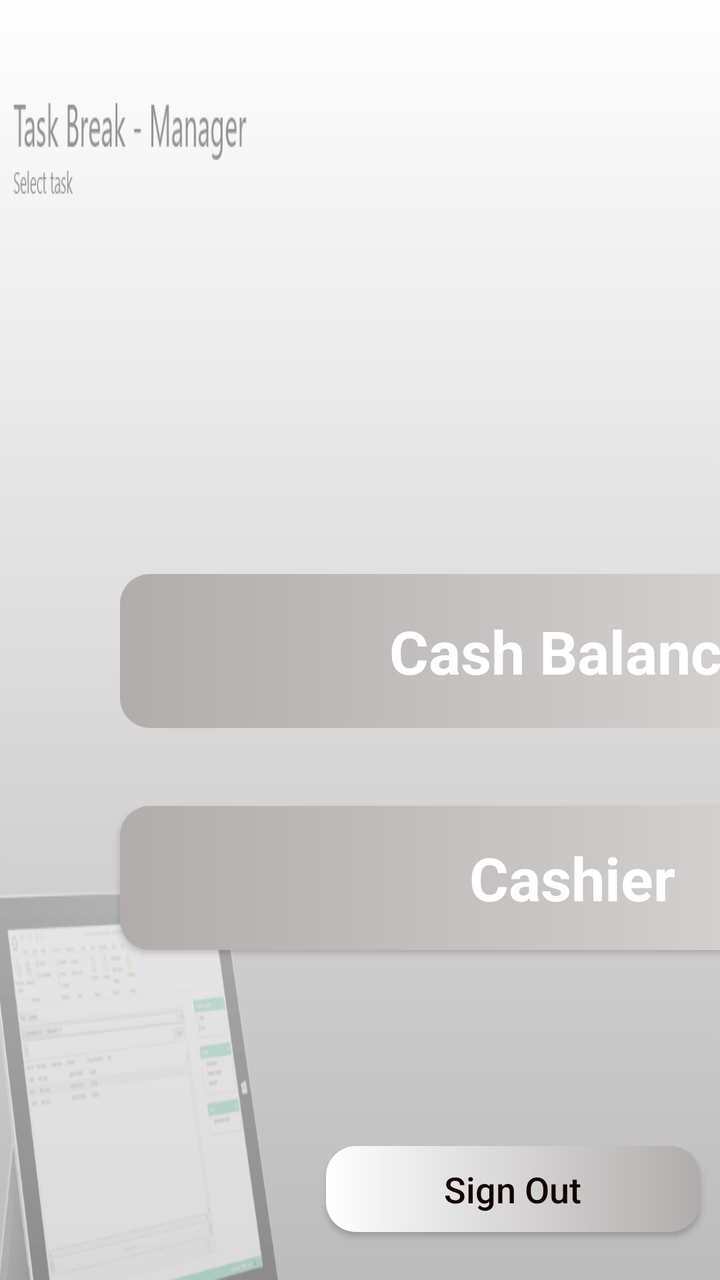
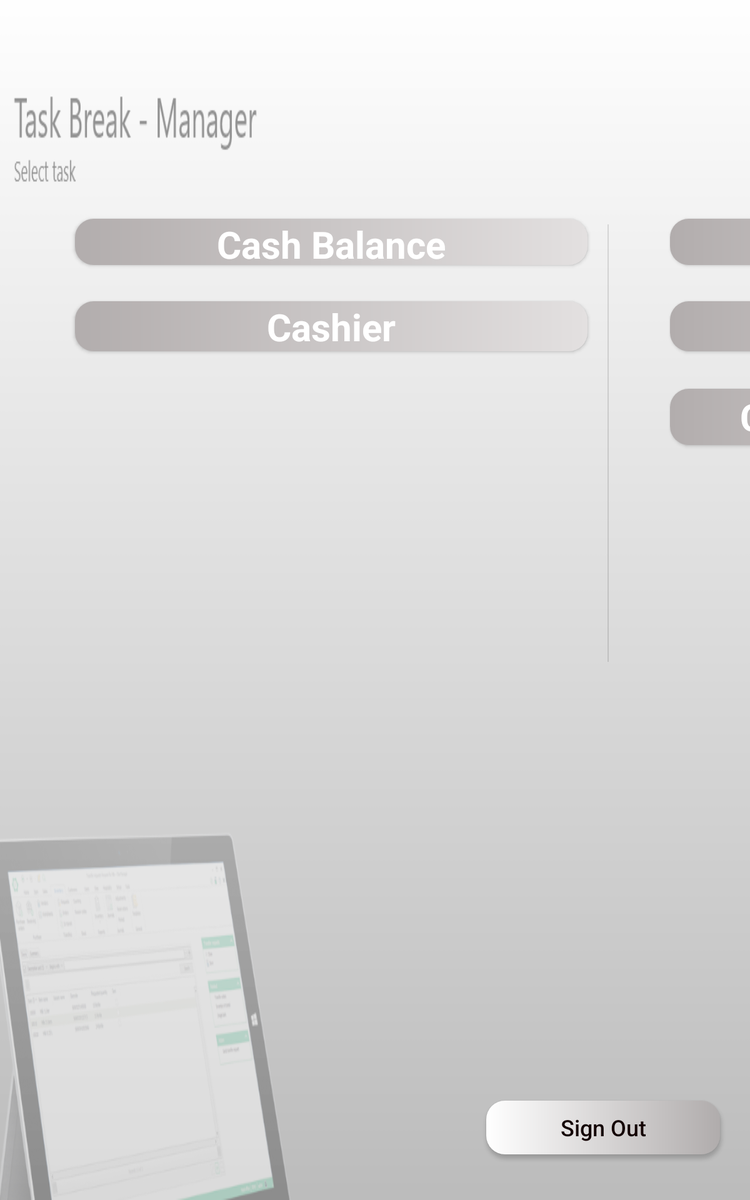

Compare how this app lays out the same screen by default and in its alternative resource folder. The renders come first, then the two layout files and the values they reference.
<!-- AndroidManifest.xml: application theme Theme.POS_UI -->
<!-- res/layout/activity_ohomepage.xml -->
<?xml version="1.0" encoding="utf-8"?>
<androidx.constraintlayout.widget.ConstraintLayout xmlns:android="http://schemas.android.com/apk/res/android"
    xmlns:app="http://schemas.android.com/apk/res-auto"
    xmlns:tools="http://schemas.android.com/tools"
    android:layout_width="match_parent"
    android:layout_height="match_parent"
    android:background="@drawable/backg"
    tools:context=".OHomepage">

    <Button
        android:id="@+id/balance"
        android:layout_width="0dp"
        android:layout_height="0dp"
        android:background="@drawable/custom_button"
        android:fontFamily="sans-serif"

        android:text="Cash Balance"
        android:textAllCaps="false"
        android:textColor="#FFFFFF"
        android:textSize="30sp"
        android:textStyle="bold"
        app:layout_constraintBottom_toTopOf="@+id/guideline5"
        app:layout_constraintEnd_toEndOf="@id/guideline3"
        app:layout_constraintHorizontal_bias="0.0"
        app:layout_constraintStart_toStartOf="@id/guideline2"
        app:layout_constraintTop_toBottomOf="@+id/guideline4" />

    <Button
        android:id="@+id/cashier"
        android:layout_width="0dp"
        android:layout_height="0dp"
        android:background="@drawable/custom_button"
        android:fontFamily="sans-serif"
        android:text="Cashier"
        android:textAllCaps="false"
        android:textColor="#FFFFFF"
        android:textSize="30sp"
        android:textStyle="bold"
        app:layout_constraintBottom_toTopOf="@+id/guideline9"
        app:layout_constraintEnd_toEndOf="@id/guideline3"
        app:layout_constraintHorizontal_bias="0.0"
        app:layout_constraintStart_toStartOf="@id/guideline2"
        app:layout_constraintTop_toBottomOf="@+id/guideline8" />

    <Button
        android:id="@+id/newaccount"
        android:layout_width="0dp"
        android:layout_height="0dp"
        android:background="@drawable/custom_button"
        android:fontFamily="sans-serif"
        android:text="Create New Account"
        android:textAllCaps="false"
        android:textColor="#FFFFFF"
        android:textSize="30sp"
        android:textStyle="bold"
        app:layout_constraintBottom_toTopOf="@+id/guideline11"
        app:layout_constraintEnd_toStartOf="@+id/guideline7"
        app:layout_constraintHorizontal_bias="0.0"
        app:layout_constraintStart_toEndOf="@+id/guideline6"
        app:layout_constraintTop_toBottomOf="@+id/guideline10" />

    <Button
        android:id="@+id/reports"
        android:layout_width="0dp"
        android:layout_height="0dp"
        android:background="@drawable/custom_button"
        android:fontFamily="sans-serif"
        android:text="View Reports"
        android:textAllCaps="false"
        android:textColor="#FFFFFF"
        android:textSize="30sp"
        android:textStyle="bold"
        app:layout_constraintBottom_toTopOf="@+id/guideline9"
        app:layout_constraintEnd_toStartOf="@+id/guideline7"
        app:layout_constraintStart_toEndOf="@+id/guideline6"
        app:layout_constraintTop_toBottomOf="@+id/guideline8"
        app:layout_constraintVertical_bias="0.428" />

    <Button
        android:id="@+id/stocks"
        android:layout_width="0dp"
        android:layout_height="0dp"
        android:background="@drawable/custom_button"
        android:fontFamily="sans-serif"
        android:text="Manage Stocks"
        android:textAllCaps="false"
        android:textColor="#FFFFFF"
        android:textSize="30sp"
        android:textStyle="bold"
        app:layout_constraintBottom_toTopOf="@+id/guideline5"
        app:layout_constraintEnd_toEndOf="@id/guideline7"
        app:layout_constraintHorizontal_bias="0.0"
        app:layout_constraintStart_toStartOf="@id/guideline6"
        app:layout_constraintTop_toBottomOf="@+id/guideline4" />

    <Button
        android:id="@+id/button7"
        android:layout_width="187dp"
        android:layout_height="43dp"
        android:background="@drawable/custom_button1"
        android:radius="15dp"
        android:text="Sign Out"
        android:textAllCaps="false"
        android:textColor="#130101"
        android:textSize="18sp"
        app:layout_constraintBottom_toBottomOf="parent"
        app:layout_constraintEnd_toEndOf="parent"
        app:layout_constraintHorizontal_bias="0.942"
        app:layout_constraintStart_toStartOf="parent"
        app:layout_constraintTop_toTopOf="parent"
        app:layout_constraintVertical_bias="0.96" />


    <View
        android:id="@+id/divider"
        android:layout_width="1dp"
        android:layout_height="530dp"
        android:layout_marginStart="20dp"
        android:background="?android:attr/listDivider"
        app:layout_constraintBottom_toBottomOf="parent"
        app:layout_constraintStart_toEndOf="@+id/guideline3"
        app:layout_constraintTop_toTopOf="@+id/guideline4"
        app:layout_constraintVertical_bias="0.52" />

    <androidx.constraintlayout.widget.Guideline
        android:id="@+id/guideline2"
        android:layout_width="wrap_content"
        android:layout_height="wrap_content"
        android:orientation="vertical"
        app:layout_constraintGuide_begin="60dp" />

    <androidx.constraintlayout.widget.Guideline
        android:id="@+id/guideline3"
        android:layout_width="wrap_content"
        android:layout_height="wrap_content"
        android:orientation="vertical"
        app:layout_constraintGuide_begin="512dp" />

    <androidx.constraintlayout.widget.Guideline
        android:id="@+id/guideline6"
        android:layout_width="wrap_content"
        android:layout_height="wrap_content"
        android:orientation="vertical"
        app:layout_constraintGuide_begin="704dp" />

    <androidx.constraintlayout.widget.Guideline
        android:id="@+id/guideline7"
        android:layout_width="wrap_content"
        android:layout_height="wrap_content"
        android:orientation="vertical"
        app:layout_constraintGuide_begin="1157dp" />

    <androidx.constraintlayout.widget.Guideline
        android:id="@+id/guideline4"
        android:layout_width="wrap_content"
        android:layout_height="wrap_content"
        android:orientation="horizontal"
        app:layout_constraintGuide_begin="287dp" />

    <androidx.constraintlayout.widget.Guideline
        android:id="@+id/guideline5"
        android:layout_width="wrap_content"
        android:layout_height="wrap_content"
        android:orientation="horizontal"
        app:layout_constraintGuide_begin="364dp" />

    <androidx.constraintlayout.widget.Guideline
        android:id="@+id/guideline8"
        android:layout_width="wrap_content"
        android:layout_height="wrap_content"
        android:orientation="horizontal"
        app:layout_constraintGuide_begin="403dp" />

    <androidx.constraintlayout.widget.Guideline
        android:id="@+id/guideline9"
        android:layout_width="wrap_content"
        android:layout_height="wrap_content"
        android:orientation="horizontal"
        app:layout_constraintGuide_begin="475dp" />

    <androidx.constraintlayout.widget.Guideline
        android:id="@+id/guideline10"
        android:layout_width="wrap_content"
        android:layout_height="wrap_content"
        android:orientation="horizontal"
        app:layout_constraintGuide_begin="499dp" />

    <androidx.constraintlayout.widget.Guideline
        android:id="@+id/guideline11"
        android:layout_width="wrap_content"
        android:layout_height="wrap_content"
        android:orientation="horizontal"
        app:layout_constraintGuide_begin="572dp" />


</androidx.constraintlayout.widget.ConstraintLayout>
<!-- resources referenced by this layout -->
<resources>
  <!-- drawable backg: png bitmap (drawable, 54412 bytes) -->
  <!-- drawable custom_button (drawable) -->
  <?xml version="1.0" encoding="utf-8"?>
  <shape xmlns:android="http://schemas.android.com/apk/res/android">
  
      <gradient android:startColor="#B2ADAD" android:endColor="#E3E0E0" android:type="linear"/>
      <corners android:radius="15dp"/>
  </shape>
  <!-- drawable custom_button1 (drawable) -->
  <?xml version="1.0" encoding="utf-8"?>
  <shape xmlns:android="http://schemas.android.com/apk/res/android">
  
      <gradient android:startColor="#FFFFFF" android:endColor="#B0ACAC" android:type="linear"/>
      <corners android:radius="15dp"/>
  
  </shape>
  <style name="Theme.POS_UI" parent="Theme.AppCompat.DayNight.NoActionBar">
          
          <item name="colorPrimary">@color/purple_500</item>
          <item name="colorPrimaryVariant">@color/purple_700</item>
          <item name="colorOnPrimary">@color/white</item>
          
          <item name="colorSecondary">@color/teal_200</item>
          <item name="colorSecondaryVariant">@color/teal_700</item>
          <item name="colorOnSecondary">@color/black</item>
          
          <item name="android:statusBarColor" tools:targetApi="l">?attr/colorPrimaryVariant</item>
          
      </style>
  <color name="purple_500">#FF6200EE</color>
  <color name="purple_700">#FF3700B3</color>
  <color name="white">#FFFFFFFF</color>
  <color name="teal_200">#FF03DAC5</color>
  <color name="teal_700">#FF018786</color>
  <color name="black">#FF000000</color>
</resources>
<!-- res/layout-sw600dp/activity_ohomepage.xml (the repository's variant of the layout above) -->
<!-- drawn on a 7-inch tablet held upright -->
<?xml version="1.0" encoding="utf-8"?>
<androidx.constraintlayout.widget.ConstraintLayout xmlns:android="http://schemas.android.com/apk/res/android"
    xmlns:app="http://schemas.android.com/apk/res-auto"
    xmlns:tools="http://schemas.android.com/tools"
    android:layout_width="match_parent"
    android:layout_height="match_parent"
    android:background="@drawable/backg"
    tools:context=".OHomepage">

    <Button
        android:id="@+id/balance"
        android:layout_width="0dp"
        android:layout_height="0dp"
        android:background="@drawable/custom_button"
        android:fontFamily="sans-serif"

        android:text="Cash Balance"
        android:textAllCaps="false"
        android:textColor="#FFFFFF"
        android:textSize="30sp"
        android:textStyle="bold"
        app:layout_constraintBottom_toTopOf="@+id/guideline5"
        app:layout_constraintEnd_toEndOf="@id/guideline3"
        app:layout_constraintHorizontal_bias="0.0"
        app:layout_constraintStart_toStartOf="@id/guideline2"
        app:layout_constraintTop_toBottomOf="@+id/guideline4"
        app:layout_constraintVertical_bias="1.0" />

    <Button
        android:id="@+id/cashier"
        android:layout_width="0dp"
        android:layout_height="0dp"
        android:background="@drawable/custom_button"
        android:fontFamily="sans-serif"
        android:text="Cashier"
        android:textAllCaps="false"
        android:textColor="#FFFFFF"
        android:textSize="30sp"
        android:textStyle="bold"
        app:layout_constraintBottom_toTopOf="@+id/guideline9"
        app:layout_constraintEnd_toEndOf="@id/guideline3"
        app:layout_constraintHorizontal_bias="0.0"
        app:layout_constraintStart_toStartOf="@id/guideline2"
        app:layout_constraintTop_toBottomOf="@+id/guideline8" />

    <Button
        android:id="@+id/newaccount"
        android:layout_width="0dp"
        android:layout_height="0dp"
        android:background="@drawable/custom_button"
        android:fontFamily="sans-serif"
        android:text="Create New Account"
        android:textAllCaps="false"
        android:textColor="#FFFFFF"
        android:textSize="30sp"
        android:textStyle="bold"
        app:layout_constraintBottom_toTopOf="@+id/guideline11"
        app:layout_constraintEnd_toStartOf="@+id/guideline7"
        app:layout_constraintHorizontal_bias="0.0"
        app:layout_constraintStart_toEndOf="@+id/guideline6"
        app:layout_constraintTop_toBottomOf="@+id/guideline10" />

    <Button
        android:id="@+id/reports"
        android:layout_width="0dp"
        android:layout_height="0dp"
        android:background="@drawable/custom_button"
        android:fontFamily="sans-serif"
        android:text="View Reports"
        android:textAllCaps="false"
        android:textColor="#FFFFFF"
        android:textSize="30sp"
        android:textStyle="bold"
        app:layout_constraintBottom_toTopOf="@+id/guideline9"
        app:layout_constraintEnd_toStartOf="@+id/guideline7"
        app:layout_constraintStart_toEndOf="@+id/guideline6"
        app:layout_constraintTop_toBottomOf="@+id/guideline8"
        app:layout_constraintVertical_bias="0.428" />

    <Button
        android:id="@+id/stocks"
        android:layout_width="0dp"
        android:layout_height="0dp"
        android:background="@drawable/custom_button"
        android:fontFamily="sans-serif"
        android:text="Manage Stocks"
        android:textAllCaps="false"
        android:textColor="#FFFFFF"
        android:textSize="30sp"
        android:textStyle="bold"
        app:layout_constraintBottom_toTopOf="@+id/guideline5"
        app:layout_constraintEnd_toEndOf="@id/guideline7"
        app:layout_constraintHorizontal_bias="0.0"
        app:layout_constraintStart_toStartOf="@id/guideline6"
        app:layout_constraintTop_toBottomOf="@+id/guideline4"
        app:layout_constraintVertical_bias="1.0" />

    <Button
        android:id="@+id/button7"
        android:layout_width="187dp"
        android:layout_height="43dp"
        android:background="@drawable/custom_button1"
        android:radius="15dp"
        android:text="Sign Out"
        android:textAllCaps="false"
        android:textColor="#130101"
        android:textSize="18sp"
        app:layout_constraintBottom_toBottomOf="parent"
        app:layout_constraintEnd_toEndOf="parent"
        app:layout_constraintHorizontal_bias="0.942"
        app:layout_constraintStart_toStartOf="parent"
        app:layout_constraintTop_toTopOf="parent"
        app:layout_constraintVertical_bias="0.96" />


    <View
        android:id="@+id/divider"
        android:layout_width="1dp"
        android:layout_height="350dp"
        android:layout_marginStart="16dp"
        android:background="?android:attr/listDivider"
        app:layout_constraintBottom_toTopOf="@+id/guideline12"
        app:layout_constraintStart_toEndOf="@+id/guideline3"
        app:layout_constraintTop_toTopOf="@+id/guideline4"
        app:layout_constraintVertical_bias="0.525" />

    <androidx.constraintlayout.widget.Guideline
        android:id="@+id/guideline2"
        android:layout_width="wrap_content"
        android:layout_height="wrap_content"
        android:orientation="vertical"
        app:layout_constraintGuide_begin="60dp" />

    <androidx.constraintlayout.widget.Guideline
        android:id="@+id/guideline3"
        android:layout_width="wrap_content"
        android:layout_height="wrap_content"
        android:orientation="vertical"
        app:layout_constraintGuide_begin="470dp" />

    <androidx.constraintlayout.widget.Guideline
        android:id="@+id/guideline6"
        android:layout_width="wrap_content"
        android:layout_height="wrap_content"
        android:orientation="vertical"
        app:layout_constraintGuide_begin="536dp" />

    <androidx.constraintlayout.widget.Guideline
        android:id="@+id/guideline7"
        android:layout_width="wrap_content"
        android:layout_height="wrap_content"
        android:orientation="vertical"
        app:layout_constraintGuide_begin="922dp" />

    <androidx.constraintlayout.widget.Guideline
        android:id="@+id/guideline4"
        android:layout_width="wrap_content"
        android:layout_height="wrap_content"
        android:orientation="horizontal"
        app:layout_constraintGuide_begin="175dp" />

    <androidx.constraintlayout.widget.Guideline
        android:id="@+id/guideline5"
        android:layout_width="wrap_content"
        android:layout_height="wrap_content"
        android:orientation="horizontal"
        app:layout_constraintGuide_begin="212dp" />

    <androidx.constraintlayout.widget.Guideline
        android:id="@+id/guideline8"
        android:layout_width="wrap_content"
        android:layout_height="wrap_content"
        android:orientation="horizontal"
        app:layout_constraintGuide_begin="241dp" />

    <androidx.constraintlayout.widget.Guideline
        android:id="@+id/guideline9"
        android:layout_width="wrap_content"
        android:layout_height="wrap_content"
        android:orientation="horizontal"
        app:layout_constraintGuide_begin="281dp" />

    <androidx.constraintlayout.widget.Guideline
        android:id="@+id/guideline10"
        android:layout_width="wrap_content"
        android:layout_height="wrap_content"
        android:orientation="horizontal"
        app:layout_constraintGuide_begin="311dp" />

    <androidx.constraintlayout.widget.Guideline
        android:id="@+id/guideline11"
        android:layout_width="wrap_content"
        android:layout_height="wrap_content"
        android:orientation="horizontal"
        app:layout_constraintGuide_begin="356dp" />

    <androidx.constraintlayout.widget.Guideline
        android:id="@+id/guideline12"
        android:layout_width="wrap_content"
        android:layout_height="wrap_content"
        android:orientation="horizontal"
        app:layout_constraintGuide_begin="534dp" />


</androidx.constraintlayout.widget.ConstraintLayout>
